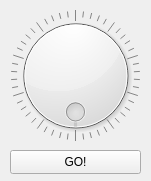
<ui version="4.0" >
 <class>frm_scThread</class>
 <widget class="QWidget" name="frm_scThread" >
  <property name="geometry" >
   <rect>
    <x>0</x>
    <y>0</y>
    <width>151</width>
    <height>181</height>
   </rect>
  </property>
  <property name="sizePolicy" >
   <sizepolicy vsizetype="Fixed" hsizetype="Fixed" >
    <horstretch>0</horstretch>
    <verstretch>0</verstretch>
   </sizepolicy>
  </property>
  <property name="windowTitle" >
   <string>sclient Thread Status</string>
  </property>
  <widget class="QPushButton" name="btnGO" >
   <property name="geometry" >
    <rect>
     <x>10</x>
     <y>150</y>
     <width>131</width>
     <height>24</height>
    </rect>
   </property>
   <property name="text" >
    <string>GO!</string>
   </property>
  </widget>
  <widget class="QDial" name="dial" >
   <property name="geometry" >
    <rect>
     <x>10</x>
     <y>10</y>
     <width>131</width>
     <height>131</height>
    </rect>
   </property>
   <property name="wrapping" >
    <bool>true</bool>
   </property>
   <property name="notchesVisible" >
    <bool>true</bool>
   </property>
  </widget>
 </widget>
 <resources/>
 <connections/>
</ui>
